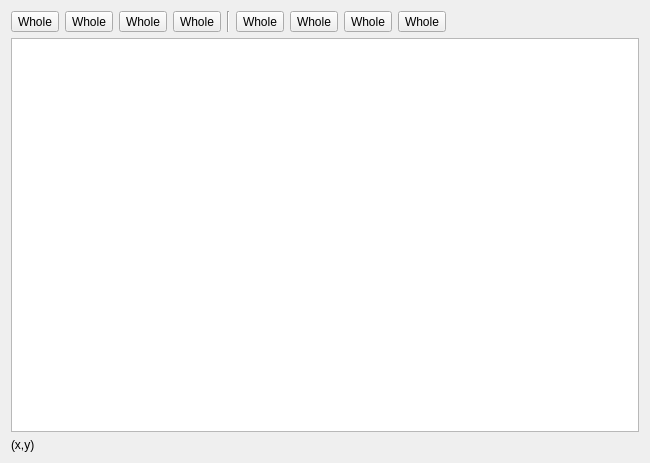
<?xml version="1.0" encoding="UTF-8"?>
<ui version="4.0">
 <class>QMapWidget</class>
 <widget class="QWidget" name="QMapWidget">
  <property name="geometry">
   <rect>
    <x>0</x>
    <y>0</y>
    <width>650</width>
    <height>463</height>
   </rect>
  </property>
  <property name="windowTitle">
   <string>Form</string>
  </property>
  <layout class="QVBoxLayout" name="verticalLayout">
   <item>
    <layout class="QHBoxLayout" name="horizontalLayout">
     <item>
      <widget class="QToolButton" name="btnWhole">
       <property name="toolTip">
        <string>zoom to whole map</string>
       </property>
       <property name="text">
        <string>Whole</string>
       </property>
       <property name="icon">
        <iconset>
         <normaloff>res/map/Whole.png</normaloff>res/map/Whole.png</iconset>
       </property>
       <property name="iconSize">
        <size>
         <width>24</width>
         <height>24</height>
        </size>
       </property>
       <property name="toolButtonStyle">
        <enum>Qt::ToolButtonIconOnly</enum>
       </property>
      </widget>
     </item>
     <item>
      <widget class="QToolButton" name="btnZoomIn">
       <property name="text">
        <string>Whole</string>
       </property>
       <property name="icon">
        <iconset>
         <normaloff>res/map/zoom in.png</normaloff>res/map/zoom in.png</iconset>
       </property>
       <property name="iconSize">
        <size>
         <width>24</width>
         <height>24</height>
        </size>
       </property>
       <property name="toolButtonStyle">
        <enum>Qt::ToolButtonIconOnly</enum>
       </property>
      </widget>
     </item>
     <item>
      <widget class="QToolButton" name="btnZoomOut">
       <property name="text">
        <string>Whole</string>
       </property>
       <property name="icon">
        <iconset>
         <normaloff>res/map/zoom out.png</normaloff>res/map/zoom out.png</iconset>
       </property>
       <property name="iconSize">
        <size>
         <width>24</width>
         <height>24</height>
        </size>
       </property>
       <property name="toolButtonStyle">
        <enum>Qt::ToolButtonIconOnly</enum>
       </property>
      </widget>
     </item>
     <item>
      <widget class="QToolButton" name="btnMove">
       <property name="text">
        <string>Whole</string>
       </property>
       <property name="icon">
        <iconset>
         <normaloff>res/map/move.png</normaloff>res/map/move.png</iconset>
       </property>
       <property name="iconSize">
        <size>
         <width>24</width>
         <height>24</height>
        </size>
       </property>
       <property name="toolButtonStyle">
        <enum>Qt::ToolButtonIconOnly</enum>
       </property>
      </widget>
     </item>
     <item>
      <widget class="Line" name="line">
       <property name="orientation">
        <enum>Qt::Vertical</enum>
       </property>
      </widget>
     </item>
     <item>
      <widget class="QToolButton" name="btnIdentify">
       <property name="text">
        <string>Whole</string>
       </property>
       <property name="icon">
        <iconset>
         <normaloff>res/map/infomation.png</normaloff>res/map/infomation.png</iconset>
       </property>
       <property name="iconSize">
        <size>
         <width>24</width>
         <height>24</height>
        </size>
       </property>
       <property name="toolButtonStyle">
        <enum>Qt::ToolButtonIconOnly</enum>
       </property>
      </widget>
     </item>
     <item>
      <widget class="QToolButton" name="btnRectangle">
       <property name="text">
        <string>Whole</string>
       </property>
       <property name="icon">
        <iconset>
         <normaloff>res/map/rectangle.png</normaloff>res/map/rectangle.png</iconset>
       </property>
       <property name="iconSize">
        <size>
         <width>24</width>
         <height>24</height>
        </size>
       </property>
       <property name="toolButtonStyle">
        <enum>Qt::ToolButtonIconOnly</enum>
       </property>
      </widget>
     </item>
     <item>
      <widget class="QToolButton" name="btnCircle">
       <property name="text">
        <string>Whole</string>
       </property>
       <property name="icon">
        <iconset>
         <normaloff>res/map/circle.png</normaloff>res/map/circle.png</iconset>
       </property>
       <property name="iconSize">
        <size>
         <width>24</width>
         <height>24</height>
        </size>
       </property>
       <property name="toolButtonStyle">
        <enum>Qt::ToolButtonIconOnly</enum>
       </property>
      </widget>
     </item>
     <item>
      <widget class="QToolButton" name="btnPolygon">
       <property name="text">
        <string>Whole</string>
       </property>
       <property name="icon">
        <iconset>
         <normaloff>res/map/polygon.png</normaloff>res/map/polygon.png</iconset>
       </property>
       <property name="iconSize">
        <size>
         <width>24</width>
         <height>24</height>
        </size>
       </property>
       <property name="toolButtonStyle">
        <enum>Qt::ToolButtonIconOnly</enum>
       </property>
      </widget>
     </item>
     <item>
      <spacer name="horizontalSpacer">
       <property name="orientation">
        <enum>Qt::Horizontal</enum>
       </property>
       <property name="sizeHint" stdset="0">
        <size>
         <width>40</width>
         <height>20</height>
        </size>
       </property>
      </spacer>
     </item>
    </layout>
   </item>
   <item>
    <widget class="QgsMapCanvas" name="mapCanvas"/>
   </item>
   <item>
    <widget class="QLabel" name="lblStatus">
     <property name="text">
      <string>(x,y)</string>
     </property>
    </widget>
   </item>
  </layout>
 </widget>
 <customwidgets>
  <customwidget>
   <class>QgsMapCanvas</class>
   <extends>QGraphicsView</extends>
   <header>qgis.gui</header>
  </customwidget>
 </customwidgets>
 <resources/>
 <connections/>
</ui>
